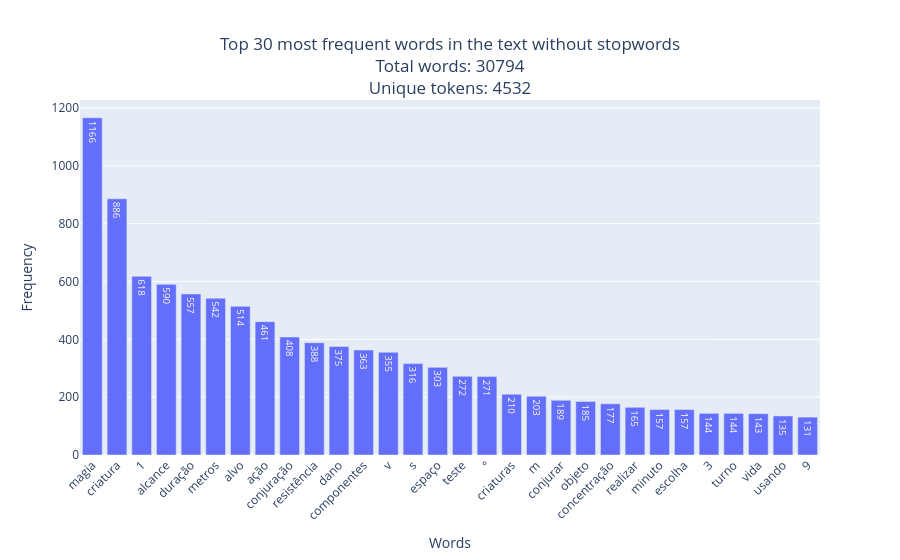
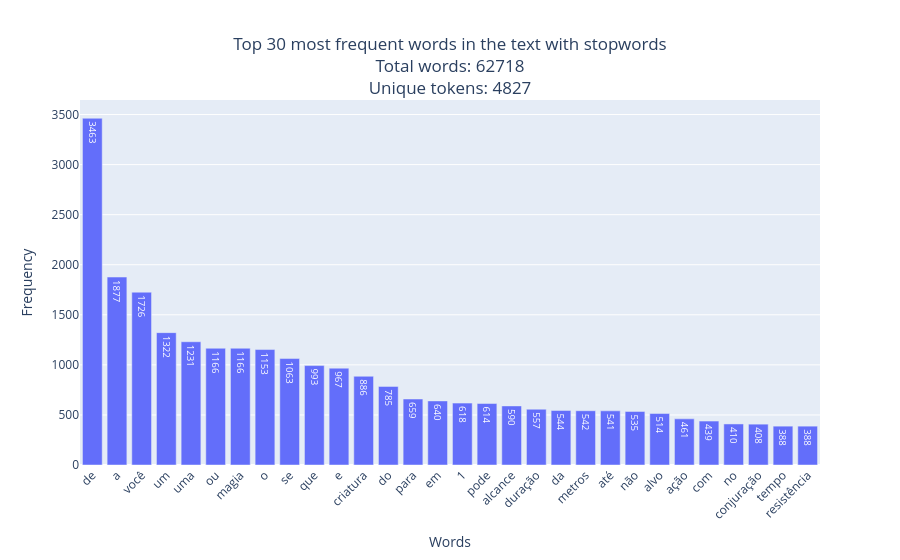

The cell these charts' notebook holds for them, in order:
### Code cell
txts_joined = txts_train_cleaned_no_stopwords.apply(lambda tokens: " ".join(tokens))
txts_joined_ws = txts_train_cleaned_with_stopwords.apply(lambda tokens: " ".join(tokens))
plot_histogram_word(txts_joined, 30, "without stopwords")
plot_histogram_word(txts_joined_ws, 30, "with stopwords")

### Figure 1 — Plotly figure (JSON) as saved in the notebook; plotly's stock layout.template omitted (floating-point values rounded to 4 significant figures)
{"data": [{"text": ["1166", "886", "618", "590", "557", "542", "514", "461", "408", "388", "375", "363", "355", "316", "303", "272", "271", "210", "203", "189", "185", "177", "165", "157", "157", "144", "144", "143", "135", "131"], "textposition": "auto", "type": "bar", "x": ["magia", "criatura", "1", "alcance", "duração", "metros", "alvo", "ação", "conjuração", "resistência", "dano", "componentes", "v", "s", "espaço", "teste", "°", "criaturas", "m", "conjurar", "objeto", "concentração", "realizar", "minuto", "escolha", "3", "turno", "vida", "usando", "9"], "y": [1166, 886, 618, 590, 557, 542, 514, 461, 408, 388, 375, 363, 355, 316, 303, 272, 271, 210, 203, 189, 185, 177, 165, 157, 157, 144, 144, 143, 135, 131]}], "layout": {"title": {"text": "Top 30 most frequent words in the text without stopwords<br>Total words: 30794<br>Unique tokens: 4532", "x": 0.5}, "xaxis": {"tickangle": -45, "title": {"text": "Words"}}, "yaxis": {"title": {"text": "Frequency"}}}}

### Figure 2 — Plotly figure (JSON) as saved in the notebook; plotly's stock layout.template omitted (floating-point values rounded to 4 significant figures)
{"data": [{"text": ["3463", "1877", "1726", "1322", "1231", "1166", "1166", "1153", "1063", "993", "967", "886", "785", "659", "640", "618", "614", "590", "557", "544", "542", "541", "535", "514", "461", "439", "410", "408", "388", "388"], "textposition": "auto", "type": "bar", "x": ["de", "a", "você", "um", "uma", "ou", "magia", "o", "se", "que", "e", "criatura", "do", "para", "em", "1", "pode", "alcance", "duração", "da", "metros", "até", "não", "alvo", "ação", "com", "no", "conjuração", "tempo", "resistência"], "y": [3463, 1877, 1726, 1322, 1231, 1166, 1166, 1153, 1063, 993, 967, 886, 785, 659, 640, 618, 614, 590, 557, 544, 542, 541, 535, 514, 461, 439, 410, 408, 388, 388]}], "layout": {"title": {"text": "Top 30 most frequent words in the text with stopwords<br>Total words: 62718<br>Unique tokens: 4827", "x": 0.5}, "xaxis": {"tickangle": -45, "title": {"text": "Words"}}, "yaxis": {"title": {"text": "Frequency"}}}}
